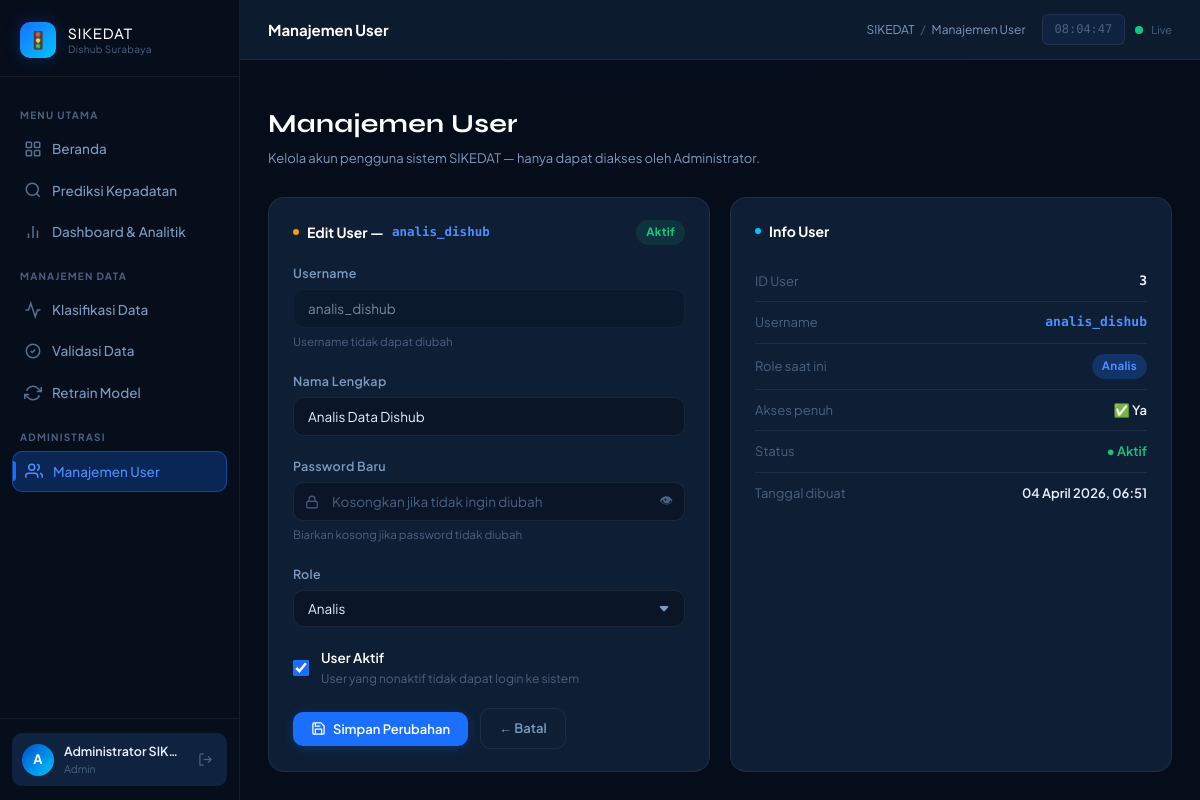
The app's page /users/edit/3 (signed in), older data.
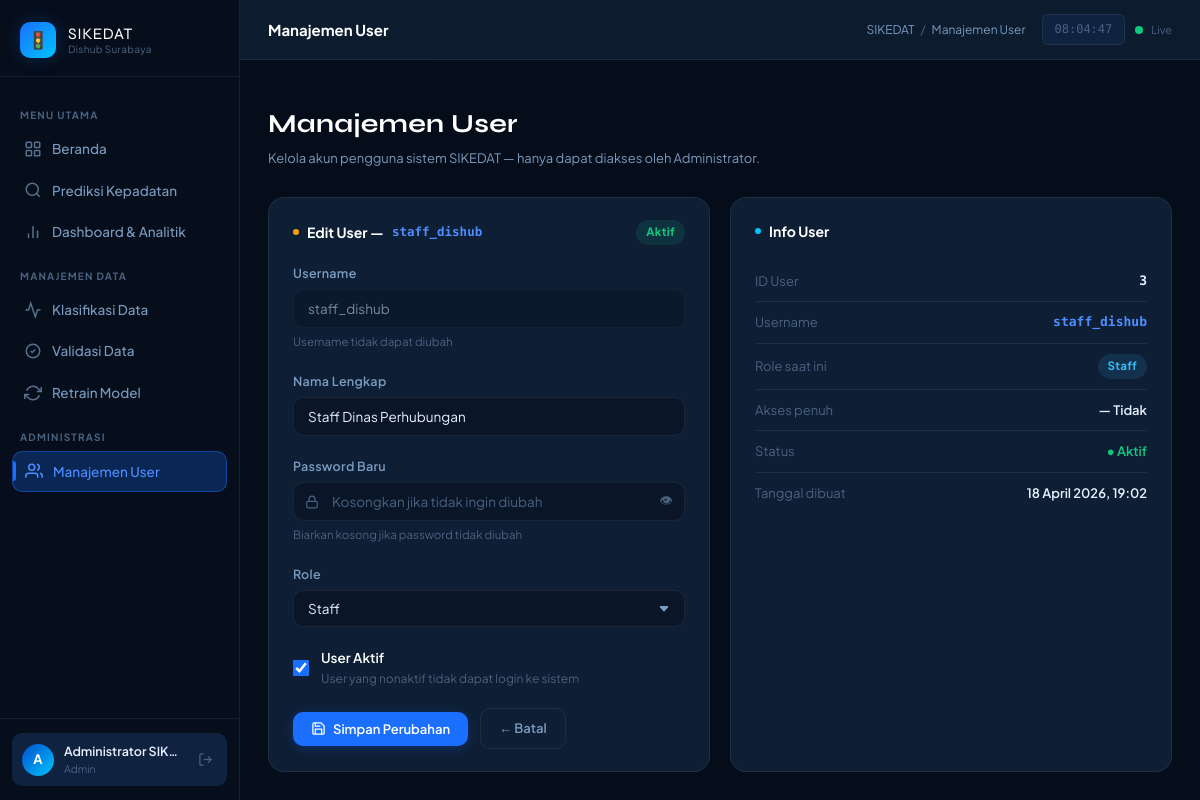
The same page, newer data.
### models.py (models this page shows, shortened)
class User(UserMixin, db.Model):
    __tablename__ = 'users'
    id           = db.Column(db.Integer, primary_key=True)
    username     = db.Column(db.String(80), unique=True, nullable=False)
    password     = db.Column(db.String(200), nullable=False)  # disimpan ter-hash
    nama_lengkap = db.Column(db.String(150), nullable=True)
    role_id      = db.Column(db.Integer, db.ForeignKey('roles.id'), nullable=False)
    is_active    = db.Column(db.Boolean, default=True)
    created_at   = db.Column(db.DateTime, default=datetime.utcnow)
    dataset_diklasifikasi = db.relationship(
        'Dataset',
        foreign_keys='Dataset.classified_by',
        backref='pengklasifikasi',
        lazy=True
    )
    dataset_divalidasi = db.relationship(
        'Dataset',
        foreign_keys='Dataset.validated_by',
        backref='validator',
        lazy=True
    )
    retrain_dilakukan = db.relationship(
        'RetrainHistory',
        backref='operator',
        lazy=True
    )
    @property
    def has_full_access(self):
        return self.role.akses_penuh if self.role else False

class Role(db.Model):
    __tablename__ = 'roles'
    id          = db.Column(db.Integer, primary_key=True)
    nama        = db.Column(db.String(50), unique=True, nullable=False)
    deskripsi   = db.Column(db.String(200), nullable=True)
    akses_penuh = db.Column(db.Boolean, default=False, nullable=False)
    users = db.relationship('User', backref='role', lazy=True)

### app.py (the view, shortened to what this page needs)
@app.route('/users/edit/<int:user_id>', methods=['GET','POST'])
@admin_required
def users_edit(user_id):
    user       = User.query.get_or_404(user_id)
    semua_role = Role.query.all()
    return render_template('users.html', semua_role=semua_role, mode='edit', user=user)

### app.py (called while the page is built)
@login_manager.user_loader
def load_user(user_id):
    return User.query.get(int(user_id))

def admin_required(f):
    @wraps(f)
    def decorated(*args, **kwargs):
        if not current_user.is_authenticated:
            return redirect(url_for('auth.login'))
        if not (current_user.role and current_user.role.nama == 'admin'):
            abort(403)
        return f(*args, **kwargs)
    return decorated

@app.context_processor
def inject_globals():
    return {'now': datetime.utcnow()}

### templates/users.html (shortened to what the changed rows need)
{% extends "base.html" %}
{% block content %}
<div class="page-header">
  <div class="flex items-center justify-between flex-wrap gap-3">
    <div>
      <h1>Manajemen User</h1>
    </div>
  </div>
</div>
{% if mode == 'list' %}
<div class="grid grid-3 fade-in" style="margin-bottom: 20px;">
  <div class="stat-card fade-in delay-1">
    <span class="stat-icon">👥</span>
    <div class="stat-label">Total User</div>
    <div class="stat-value">{{ semua_user | length }}</div>
    <div class="stat-meta">terdaftar di sistem</div>
  </div>
  <div class="stat-card success fade-in delay-2">
    <span class="stat-icon">✅</span>
    <div class="stat-label">User Aktif</div>
    <div class="stat-value">{{ semua_user | selectattr('is_active') | list | length }}</div>
    <div class="stat-meta">dapat login ke sistem</div>
  </div>
  <div class="stat-card danger fade-in delay-3">
    <span class="stat-icon">🚫</span>
    <div class="stat-label">Nonaktif</div>
    <div class="stat-value">{{ semua_user | rejectattr('is_active') | list | length }}</div>
    <div class="stat-meta">tidak dapat login</div>
  </div>
</div>
<div class="card fade-in delay-2">
  <div class="card-header">
    <div class="card-title">
      <span class="dot"></span>Daftar Pengguna Sistem
    </div>
    <div class="tabs">
      <button class="tab active" onclick="filterRole('semua', this)">Semua</button>
      {% for role in semua_role %}
      <button class="tab" onclick="filterRole('{{ role.nama }}', this)">
        {{ role.nama | capitalize }}
      </button>
      {% endfor %}
    </div>
  </div>
  <div class="table-wrapper">
    <table id="userTable">
      <thead>
        <tr>
          <th>ID</th>
          <th>Nama Lengkap</th>
          <th>Username</th>
          <th>Role</th>
          <th>Akses Penuh</th>
          <th>Status</th>
          <th>Dibuat</th>
          <th>Aksi</th>
        </tr>
      </thead>
      <tbody>
        {% for u in semua_user %}
        <tr data-role="{{ u.role.nama if u.role else '' }}">
          <td class="td-mono" style="color:var(--text-muted);">{{ u.id }}</td>
          <td style="font-weight:600;">
            <div class="flex items-center gap-2">
              <div style="
                width:30px;height:30px;border-radius:50%;flex-shrink:0;
                background:linear-gradient(135deg,var(--primary-dark),var(--cyan));
                display:flex;align-items:center;justify-content:center;
                font-size:12px;font-weight:700;color:#fff;
              ">
                {{ u.nama_lengkap[0].upper() if u.nama_lengkap else u.username[0].upper() }}
              </div>
              {{ u.nama_lengkap or '—' }}
            </div>
          </td>
          <td class="td-mono" style="color:var(--primary-light);">{{ u.username }}</td>
          <td>
            {% if u.role %}
            {% set role_colors = {'admin': 'danger', 'analis': 'primary', 'staff': 'info'} %}
            <span class="badge badge-{{ role_colors.get(u.role.nama, 'info') }}">
              {{ u.role.nama | capitalize }}
            </span>
            {% else %}
            <span style="color:var(--text-muted);">—</span>
            {% endif %}
          </td>
          <td>
            {% if u.has_full_access %}
            <span style="color:var(--success);">✅ Ya</span>
            {% else %}
            <span style="color:var(--text-muted);">— Tidak</span>
            {% endif %}
          </td>
          <td>
            {% if u.is_active %}
            <span class="badge badge-success"><span class="dot"></span>Aktif</span>
            {% else %}
            <span class="badge badge-danger"><span class="dot"></span>Nonaktif</span>
            {% endif %}
          </td>
          <td style="font-size:12px;color:var(--text-muted);">
            {{ u.created_at.strftime('%d %b %Y') if u.created_at else '—' }}
          </td>
          <td>
            <div class="flex items-center gap-1">
              <a href="{{ url_for('users_edit', user_id=u.id) }}"
                 class="btn btn-ghost btn-icon-sm" title="Edit User">
                <svg width="14" height="14" viewBox="0 0 24 24" fill="none"
                     stroke="currentColor" stroke-width="2">
                  <path d="M11 4H4a2 2 0 0 0-2 2v14a2 2 0 0 0 2 2h14a2 2 0 0 0 2-2v-7"/>
                  <path d="M18.5 2.5a2.121 2.121 0 0 1 3 3L12 15l-4 1 1-4 9.5-9.5z"/>
                </svg>
              </a>
              {% if u.id != current_user.id %}
              <form method="POST"
                    action="{{ url_for('users_toggle', user_id=u.id) }}"
                    style="display:inline;"
                    onsubmit="return confirm('{{ 'Nonaktifkan' if u.is_active else 'Aktifkan' }} user {{ u.username }}?')">
                <button type="submit"
                        class="btn btn-ghost btn-icon-sm"
                        title="{{ 'Nonaktifkan' if u.is_active else 'Aktifkan' }}"
                        style="color:{{ 'var(--danger)' if u.is_active else 'var(--success)' }};">
                  {% if u.is_active %}
                  <svg width="14" height="14" viewBox="0 0 24 24" fill="none"
                       stroke="currentColor" stroke-width="2">
                    <circle cx="12" cy="12" r="10"/>
                    <line x1="4.93" y1="4.93" x2="19.07" y2="19.07"/>
                  </svg>
                  {% else %}
                  <svg width="14" height="14" viewBox="0 0 24 24" fill="none"
                       stroke="currentColor" stroke-width="2">
                    <path d="M22 11.08V12a10 10 0 1 1-5.93-9.14"/>
                    <polyline points="22 4 12 14.01 9 11.01"/>
                  </svg>
                  {% endif %}
                </button>
              </form>
              {% else %}
              <span style="font-size:11px;color:var(--text-muted);padding:0 6px;">—</span>
              {% endif %}
            </div>
          </td>
        </tr>
        {% else %}
        <tr>
          <td colspan="8" style="text-align:center;padding:40px;color:var(--text-muted);">
            <div style="font-size:32px;margin-bottom:8px;opacity:0.2;">👥</div>
            Belum ada user terdaftar.
          </td>
        </tr>
        {% endfor %}
      </tbody>
    </table>
  </div>
</div>
<!-- ══════════════════════════════════════
     MODE: CREATE — Form tambah user baru
     ══════════════════════════════════════ -->
{% elif mode == 'edit' %}
<div class="grid grid-12 fade-in">
  <div class="card col-span-6 fade-in delay-1">
    <div class="card-header">
      <div class="card-title">
        <span class="dot" style="background:var(--warning);"></span>
        Edit User — <span class="td-mono" style="color:var(--primary-light);">{{ user.username }}</span>
      </div>
      <span class="badge badge-{{ 'success' if user.is_active else 'danger' }}">
        {{ 'Aktif' if user.is_active else 'Nonaktif' }}
      </span>
    </div>
    <form method="POST" action="{{ url_for('users_edit', user_id=user.id) }}" id="editForm">
      <div class="form-group">
        <label class="form-label">Username</label>
        <input type="text" class="form-control"
               value="{{ user.username }}" disabled
               style="opacity:0.5;cursor:not-allowed;" />
        <div class="form-hint">Username tidak dapat diubah</div>
      </div>
      <div class="form-group">
        <label class="form-label">Nama Lengkap</label>
        <input type="text" class="form-control" name="nama_lengkap"
               value="{{ user.nama_lengkap or '' }}"
               placeholder="Nama lengkap" />
      </div>
      <div class="form-group">
        <label class="form-label">Password Baru</label>
        <div class="input-group">
          <input type="password" class="form-control" name="password"
                 id="editPassword" placeholder="Kosongkan jika tidak ingin diubah" />
          <button type="button" onclick="togglePwd('editPassword')"
                  style="position:absolute;right:12px;top:50%;transform:translateY(-50%);
                         background:none;border:none;color:var(--text-muted);cursor:pointer;">
            👁
          </button>
        </div>
        <div class="form-hint">Biarkan kosong jika password tidak diubah</div>
      </div>
      <div class="form-group">
        <label class="form-label">Role</label>
        <select class="form-control" name="role_id"
                {% if user.id == current_user.id %}disabled{% endif %}>
          {% for role in semua_role %}
          <option value="{{ role.id }}"
                  {{ 'selected' if user.role_id == role.id else '' }}>
            {{ role.nama | capitalize }}
          </option>
          {% endfor %}
        </select>
      </div>
      <div class="form-group">
        <label class="flex items-center gap-3" style="cursor:pointer;">
          <input type="checkbox" name="is_active"
                 {% if user.is_active %}checked{% endif %}
                 style="accent-color:var(--primary);width:16px;height:16px;" />
          <div>
            <div style="font-size:13.5px;font-weight:600;color:var(--text-heading);">
              User Aktif
            </div>
            <div style="font-size:12px;color:var(--text-muted);">
              User yang nonaktif tidak dapat login ke sistem
            </div>
          </div>
        </label>
      </div>
      <div class="flex items-center gap-3">
        <button type="submit" class="btn btn-primary">
          <svg width="15" height="15" viewBox="0 0 24 24" fill="none"
               stroke="currentColor" stroke-width="2">
            <path d="M19 21H5a2 2 0 0 1-2-2V5a2 2 0 0 1 2-2h11l5 5v11a2 2 0 0 1-2 2z"/>
            <polyline points="17 21 17 13 7 13 7 21"/>
            <polyline points="7 3 7 8 15 8"/>
          </svg>
          Simpan Perubahan
        </button>
        <a href="{{ url_for('users_list') }}" class="btn btn-outline">← Batal</a>
      </div>
    </form>
  </div>
  <div class="card col-span-6 fade-in delay-2">
    <div class="card-header">
      <div class="card-title">
        <span class="dot" style="background:var(--cyan);"></span>
        Info User
      </div>
    </div>
    <div class="kv-pair">
      <span class="key">ID User</span>
      <span class="val text-mono">{{ user.id }}</span>
    </div>
    <div class="kv-pair">
      <span class="key">Username</span>
      <span class="val text-mono" style="color:var(--primary-light);">{{ user.username }}</span>
    </div>
    <div class="kv-pair">
      <span class="key">Role saat ini</span>
      <span class="val">
        {% if user.role %}
        {% set rc = {'admin':'danger','analis':'primary','staff':'info'} %}
        <span class="badge badge-{{ rc.get(user.role.nama,'info') }}">
          {{ user.role.nama | capitalize }}
        </span>
        {% else %}—{% endif %}
      </span>
    </div>
    <div class="kv-pair">
      <span class="key">Akses penuh</span>
      <span class="val">
        {{ '✅ Ya' if user.has_full_access else '— Tidak' }}
      </span>
    </div>
    <div class="kv-pair">
      <span class="key">Status</span>
      <span class="val">
        {% if user.is_active %}
        <span style="color:var(--success);">● Aktif</span>
        {% else %}
        <span style="color:var(--danger);">● Nonaktif</span>
        {% endif %}
      </span>
    </div>
    <div class="kv-pair" style="border:none;">
      <span class="key">Tanggal dibuat</span>
      <span class="val">
        {{ user.created_at.strftime('%d %B %Y, %H:%M') if user.created_at else '—' }}
      </span>
    </div>
  </div>
</div>
{% endif %}
{% endblock %}

Row changes from the older to the newer data that the page shows:
no longer on this page (row edited): Role: role.nama "Analis", akses_penuh "✅ Ya"
changed User "Aktif": username "analis_dishub" → "staff_dishub"; nama_lengkap "Analis Data Dishub" → "Staff Dinas Perhubungan"; created_at "04 April 2026, 06:51" → "18 April 2026, 19:02"
now on this page (row edited): Role: role.nama "Staff", akses_penuh "— Tidak"
Text that changed along with them:
form field role_id: "Analis" → "Staff"
